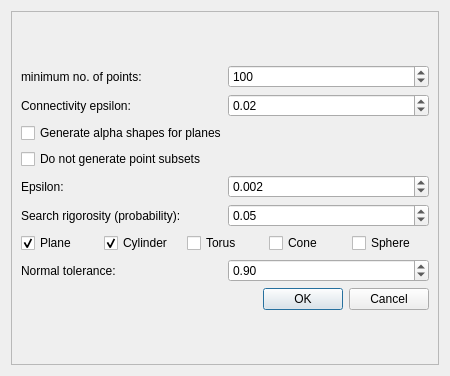
<?xml version="1.0" encoding="UTF-8"?>
<ui version="4.0">
 <class>PointSetShapeDetectionDialog</class>
 <widget class="QDialog" name="PointSetShapeDetectionDialog">
  <property name="geometry">
   <rect>
    <x>0</x>
    <y>0</y>
    <width>450</width>
    <height>376</height>
   </rect>
  </property>
  <property name="windowTitle">
   <string>Shape Detection</string>
  </property>
  <layout class="QVBoxLayout" name="verticalLayout">
   <item>
    <widget class="QScrollArea" name="scrollArea">
     <property name="widgetResizable">
      <bool>true</bool>
     </property>
     <widget class="QWidget" name="scrollAreaWidgetContents">
      <property name="geometry">
       <rect>
        <x>0</x>
        <y>0</y>
        <width>430</width>
        <height>356</height>
       </rect>
      </property>
      <layout class="QVBoxLayout" name="verticalLayout_3">
       <item>
        <layout class="QVBoxLayout" name="verticalLayout_2">
         <item>
          <layout class="QHBoxLayout" name="horizontalLayout_3">
           <item>
            <widget class="QLabel" name="label_3">
             <property name="text">
              <string>minimum no. of points:</string>
             </property>
            </widget>
           </item>
           <item>
            <widget class="QSpinBox" name="m_min_pts_field">
             <property name="toolTip">
              <string>Smallest allowed size for a primitive</string>
             </property>
             <property name="maximum">
              <number>10000</number>
             </property>
             <property name="singleStep">
              <number>50</number>
             </property>
             <property name="value">
              <number>100</number>
             </property>
            </widget>
           </item>
          </layout>
         </item>
         <item>
          <layout class="QHBoxLayout" name="horizontalLayout_4">
           <item>
            <widget class="QLabel" name="label_4">
             <property name="text">
              <string>Connectivity epsilon:</string>
             </property>
            </widget>
           </item>
           <item>
            <widget class="QDoubleSpinBox" name="m_cluster_epsilon_field">
             <property name="toolTip">
              <string>Maximum world distance between points on a shape to be considered as connected</string>
             </property>
             <property name="decimals">
              <number>2</number>
             </property>
             <property name="maximum">
              <double>1.000000000000000</double>
             </property>
             <property name="singleStep">
              <double>0.010000000000000</double>
             </property>
             <property name="value">
              <double>0.020000000000000</double>
             </property>
            </widget>
           </item>
          </layout>
         </item>
         <item>
          <widget class="QCheckBox" name="m_generate_alpha">
           <property name="text">
            <string>Generate alpha shapes for planes</string>
           </property>
          </widget>
         </item>
         <item>
          <widget class="QCheckBox" name="m_do_not_generate_subset">
           <property name="text">
            <string>Do not generate point subsets</string>
           </property>
          </widget>
         </item>
         <item>
          <layout class="QHBoxLayout" name="horizontalLayout_2">
           <item>
            <widget class="QLabel" name="label_2">
             <property name="text">
              <string>Epsilon:</string>
             </property>
            </widget>
           </item>
           <item>
            <widget class="QDoubleSpinBox" name="m_epsilon_field">
             <property name="toolTip">
              <string>Fitting tolerance in Euclidean distance</string>
             </property>
             <property name="decimals">
              <number>3</number>
             </property>
             <property name="maximum">
              <double>1.000000000000000</double>
             </property>
             <property name="singleStep">
              <double>0.001000000000000</double>
             </property>
             <property name="value">
              <double>0.002000000000000</double>
             </property>
            </widget>
           </item>
          </layout>
         </item>
         <item>
          <layout class="QHBoxLayout" name="horizontalLayout_5">
           <item>
            <widget class="QLabel" name="label_5">
             <property name="text">
              <string>Search rigorosity (probability):</string>
             </property>
            </widget>
           </item>
           <item>
            <widget class="QDoubleSpinBox" name="m_probability_field">
             <property name="toolTip">
              <string>Probability to overlook the largest primitive in one extraction iteration</string>
             </property>
             <property name="maximum">
              <double>1.000000000000000</double>
             </property>
             <property name="singleStep">
              <double>0.010000000000000</double>
             </property>
             <property name="value">
              <double>0.050000000000000</double>
             </property>
            </widget>
           </item>
          </layout>
         </item>
         <item>
          <layout class="QHBoxLayout" name="horizontalLayout_6">
           <item>
            <widget class="QCheckBox" name="planeCB">
             <property name="text">
              <string>Plane</string>
             </property>
             <property name="checked">
              <bool>true</bool>
             </property>
            </widget>
           </item>
           <item>
            <widget class="QCheckBox" name="cylinderCB">
             <property name="text">
              <string>Cylinder</string>
             </property>
             <property name="checked">
              <bool>true</bool>
             </property>
            </widget>
           </item>
           <item>
            <widget class="QCheckBox" name="torusCB">
             <property name="text">
              <string>Torus</string>
             </property>
            </widget>
           </item>
           <item>
            <widget class="QCheckBox" name="coneCB">
             <property name="text">
              <string>Cone</string>
             </property>
            </widget>
           </item>
           <item>
            <widget class="QCheckBox" name="sphereCB">
             <property name="text">
              <string>Sphere</string>
             </property>
            </widget>
           </item>
          </layout>
         </item>
         <item>
          <layout class="QHBoxLayout" name="horizontalLayout">
           <item>
            <widget class="QLabel" name="label">
             <property name="text">
              <string>Normal tolerance:</string>
             </property>
            </widget>
           </item>
           <item>
            <widget class="QDoubleSpinBox" name="m_normal_tolerance_field">
             <property name="toolTip">
              <string>Normal angle deviation tolerance as cosine of the angle</string>
             </property>
             <property name="singleStep">
              <double>0.001000000000000</double>
             </property>
             <property name="value">
              <double>0.900000000000000</double>
             </property>
            </widget>
           </item>
          </layout>
         </item>
         <item>
          <widget class="QDialogButtonBox" name="buttonBox">
           <property name="orientation">
            <enum>Qt::Horizontal</enum>
           </property>
           <property name="standardButtons">
            <set>QDialogButtonBox::Cancel|QDialogButtonBox::Ok</set>
           </property>
          </widget>
         </item>
        </layout>
       </item>
      </layout>
     </widget>
    </widget>
   </item>
  </layout>
 </widget>
 <resources/>
 <connections>
  <connection>
   <sender>buttonBox</sender>
   <signal>accepted()</signal>
   <receiver>PointSetShapeDetectionDialog</receiver>
   <slot>accept()</slot>
   <hints>
    <hint type="sourcelabel">
     <x>248</x>
     <y>254</y>
    </hint>
    <hint type="destinationlabel">
     <x>157</x>
     <y>274</y>
    </hint>
   </hints>
  </connection>
  <connection>
   <sender>buttonBox</sender>
   <signal>rejected()</signal>
   <receiver>PointSetShapeDetectionDialog</receiver>
   <slot>reject()</slot>
   <hints>
    <hint type="sourcelabel">
     <x>316</x>
     <y>260</y>
    </hint>
    <hint type="destinationlabel">
     <x>286</x>
     <y>274</y>
    </hint>
   </hints>
  </connection>
 </connections>
</ui>
